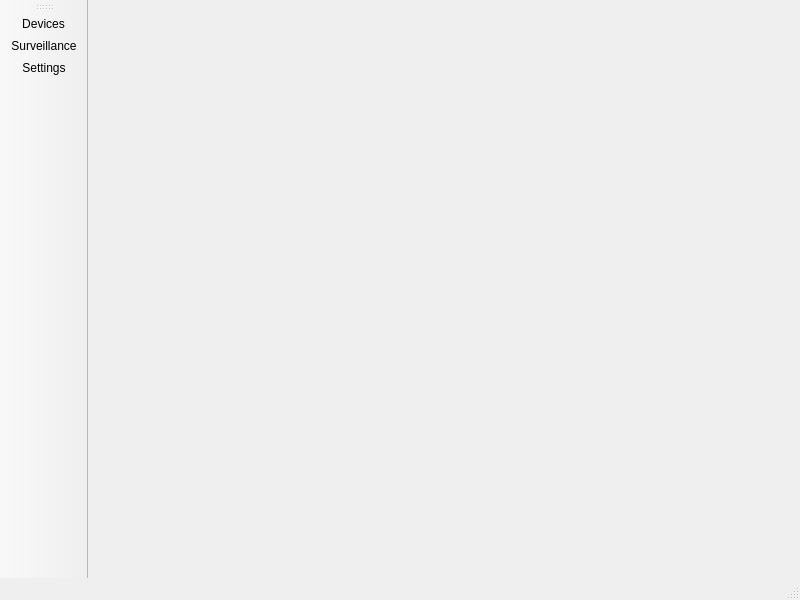
<?xml version="1.0" encoding="UTF-8"?>
<ui version="4.0">
 <class>MainWindow</class>
 <widget class="QMainWindow" name="MainWindow">
  <property name="geometry">
   <rect>
    <x>0</x>
    <y>0</y>
    <width>800</width>
    <height>600</height>
   </rect>
  </property>
  <property name="windowTitle">
   <string>MainWindow</string>
  </property>
  <widget class="QWidget" name="centralwidget"/>
  <widget class="QMenuBar" name="ui_menubar">
   <property name="geometry">
    <rect>
     <x>0</x>
     <y>0</y>
     <width>800</width>
     <height>22</height>
    </rect>
   </property>
  </widget>
  <widget class="QStatusBar" name="ui_statusbar"/>
  <widget class="QToolBar" name="ui_toolBar">
   <property name="minimumSize">
    <size>
     <width>0</width>
     <height>0</height>
    </size>
   </property>
   <property name="windowTitle">
    <string>toolBar_2</string>
   </property>
   <property name="iconSize">
    <size>
     <width>64</width>
     <height>64</height>
    </size>
   </property>
   <property name="toolButtonStyle">
    <enum>Qt::ToolButtonTextUnderIcon</enum>
   </property>
   <attribute name="toolBarArea">
    <enum>LeftToolBarArea</enum>
   </attribute>
   <attribute name="toolBarBreak">
    <bool>false</bool>
   </attribute>
   <addaction name="devicesAction"/>
   <addaction name="surveillanceAction"/>
   <addaction name="settingsAction"/>
  </widget>
  <action name="surveillanceAction">
   <property name="icon">
    <iconset resource="../resources/intelligenthome.qrc">
     <normaloff>:/icons/icons/cctv.svg</normaloff>:/icons/icons/cctv.svg</iconset>
   </property>
   <property name="text">
    <string>Surveillance</string>
   </property>
  </action>
  <action name="devicesAction">
   <property name="icon">
    <iconset resource="../resources/intelligenthome.qrc">
     <normaloff>:/icons/icons/wan.svg</normaloff>:/icons/icons/wan.svg</iconset>
   </property>
   <property name="text">
    <string>Devices</string>
   </property>
   <property name="toolTip">
    <string>List of available devices</string>
   </property>
  </action>
  <action name="settingsAction">
   <property name="icon">
    <iconset resource="../resources/intelligenthome.qrc">
     <normaloff>:/icons/icons/settings.svg</normaloff>:/icons/icons/settings.svg</iconset>
   </property>
   <property name="text">
    <string>Settings</string>
   </property>
   <property name="toolTip">
    <string>Settings</string>
   </property>
  </action>
 </widget>
 <resources>
  <include location="../resources/intelligenthome.qrc"/>
 </resources>
 <connections>
  <connection>
   <sender>devicesAction</sender>
   <signal>triggered()</signal>
   <receiver>MainWindow</receiver>
   <slot>slotShowDevicesWidget()</slot>
   <hints>
    <hint type="sourcelabel">
     <x>-1</x>
     <y>-1</y>
    </hint>
    <hint type="destinationlabel">
     <x>399</x>
     <y>299</y>
    </hint>
   </hints>
  </connection>
  <connection>
   <sender>settingsAction</sender>
   <signal>triggered()</signal>
   <receiver>MainWindow</receiver>
   <slot>slotShowSettingsWidget()</slot>
   <hints>
    <hint type="sourcelabel">
     <x>-1</x>
     <y>-1</y>
    </hint>
    <hint type="destinationlabel">
     <x>399</x>
     <y>299</y>
    </hint>
   </hints>
  </connection>
  <connection>
   <sender>surveillanceAction</sender>
   <signal>triggered()</signal>
   <receiver>MainWindow</receiver>
   <slot>slotShowSurveillanceWidget()</slot>
   <hints>
    <hint type="sourcelabel">
     <x>-1</x>
     <y>-1</y>
    </hint>
    <hint type="destinationlabel">
     <x>399</x>
     <y>299</y>
    </hint>
   </hints>
  </connection>
 </connections>
 <slots>
  <slot>slotShowDevicesWidget()</slot>
  <slot>slotShowSettingsWidget()</slot>
  <slot>slotShowSurveillanceWidget()</slot>
 </slots>
</ui>
